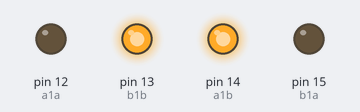
Simulated run of this sketch. Board: Arduino Uno, built with avr-gcc and run on an emulated ATmega328P. On the bench: output pins drawn as LEDs (lit = HIGH). What the sketch prints to the serial monitor is not drawn.

Above: at 0.2 s.
Timing chart, 0 to 1.7 s (numbered marks = the images above):
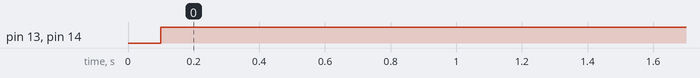

Measured:
- by itself, pin 13 (b1b), pin 14 (a1b): LOW → HIGH at 0.10 s

The sketch:

MotorPwmTest.ino
```cpp
int a1a = 12;
int a1b = 14;
int b1a = 15;
int b1b = 13;

int i = 560;

void setup() {
  Serial.begin(9600);
  delay(100);
  pinMode(a1a, OUTPUT);
  pinMode(a1b, OUTPUT);
  pinMode(b1a, OUTPUT);
  pinMode(b1b, OUTPUT);

}

void loop() {
  // put your main code here, to run repeatedly:

  Serial.println(i);
      analogWrite(a1b,i);
      analogWrite(b1b,i);
      digitalWrite(a1a,LOW);
      digitalWrite(b1a,LOW);
      delay(1000);

}
```
